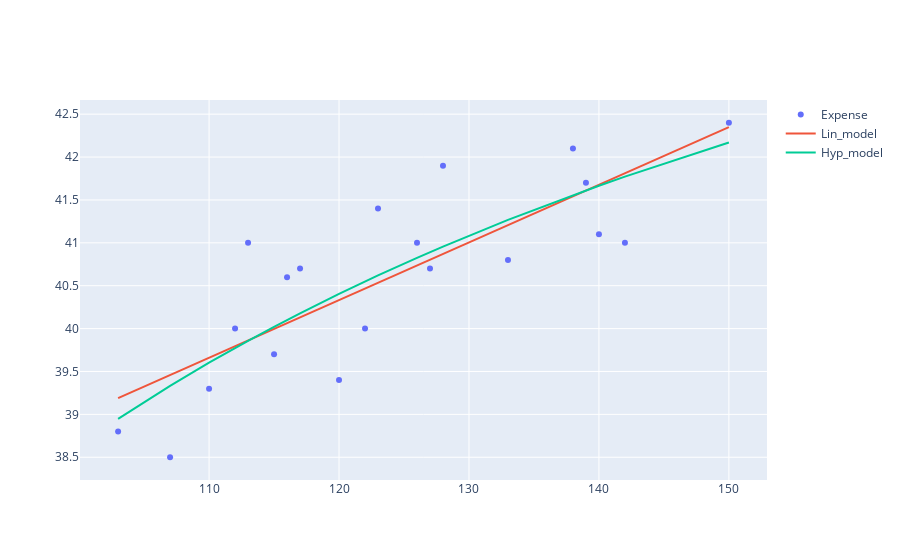

Write notebook code for a chart like this one.
### Code cell
import plotly.graph_objects as go

fig = go.Figure()
fig.add_trace(go.Scatter(x=pred.X, y=pred.Y, mode='markers', name='Expense'))
fig.add_trace(go.Scatter(x=pred.X, y=pred.Y_lin, mode='lines', name='Lin_model'))
fig.add_trace(go.Scatter(x=pred.X, y=pred.Y_hyp, mode='lines', name='Hyp_model'))
fig.show()

### Figure 1 — Plotly figure (JSON) as saved in the notebook; plotly's stock layout.template omitted (floating-point values rounded to 4 significant figures)
{"data": [{"mode": "markers", "name": "Expense", "type": "scatter", "x": [103, 107, 110, 112, 113, 115, 116, 117, 120, 122, 123, 126, 127, 128, 133, 138, 139, 140, 142, 150], "y": [38.8, 38.5, 39.3, 40, 41, 39.7, 40.6, 40.7, 39.4, 40, 41.4, 41, 40.7, 41.9, 40.8, 42.1, 41.7, 41.1, 41, 42.4]}, {"mode": "lines", "name": "Lin_model", "type": "scatter", "x": [103, 107, 110, 112, 113, 115, 116, 117, 120, 122, 123, 126, 127, 128, 133, 138, 139, 140, 142, 150], "y": [39.19, 39.46, 39.66, 39.79, 39.86, 40.0, 40.06, 40.13, 40.33, 40.47, 40.53, 40.74, 40.8, 40.87, 41.21, 41.54, 41.61, 41.68, 41.81, 42.35]}, {"mode": "lines", "name": "Hyp_model", "type": "scatter", "x": [103, 107, 110, 112, 113, 115, 116, 117, 120, 122, 123, 126, 127, 128, 133, 138, 139, 140, 142, 150], "y": [38.95, 39.33, 39.6, 39.77, 39.86, 40.02, 40.1, 40.18, 40.4, 40.55, 40.62, 40.82, 40.89, 40.96, 41.27, 41.56, 41.61, 41.67, 41.77, 42.17]}], "layout": {}}
